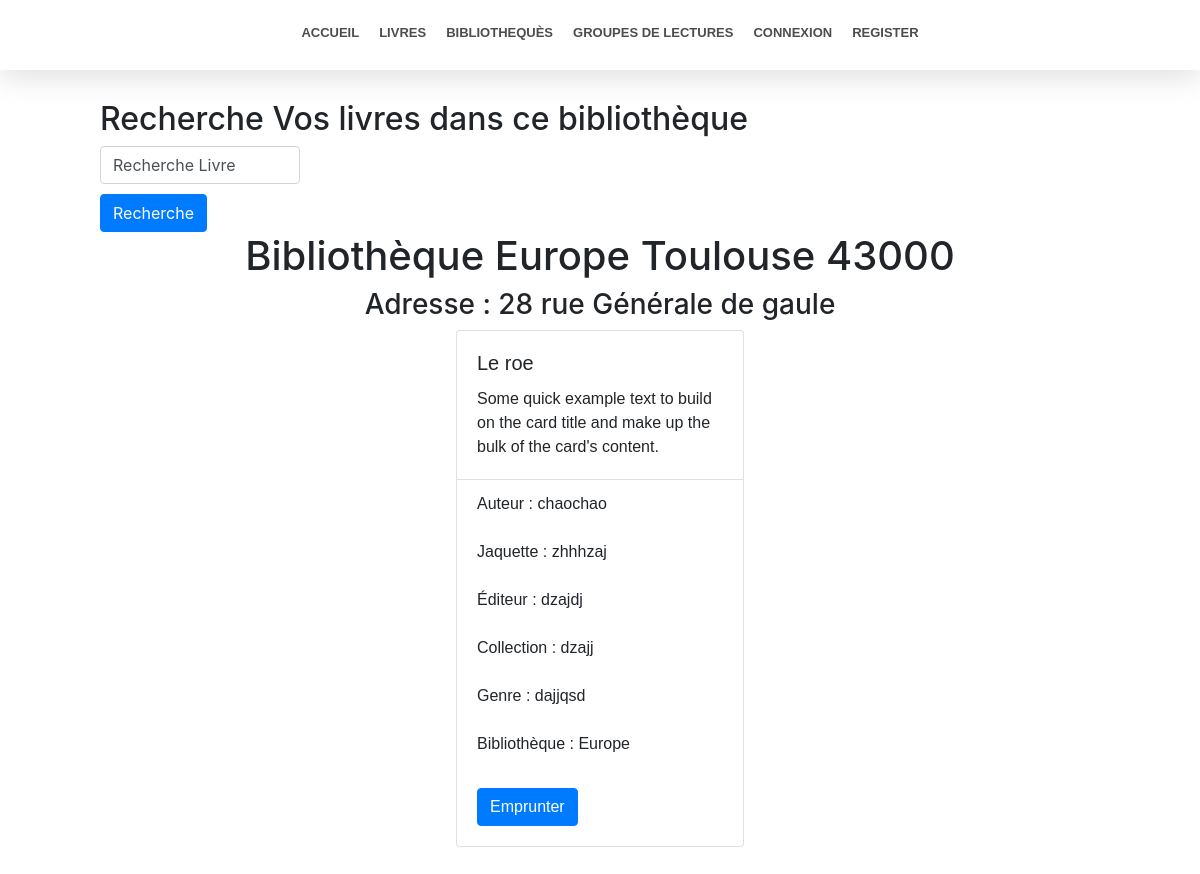
The app's page /bibliotheque/livres?id=9, older data.
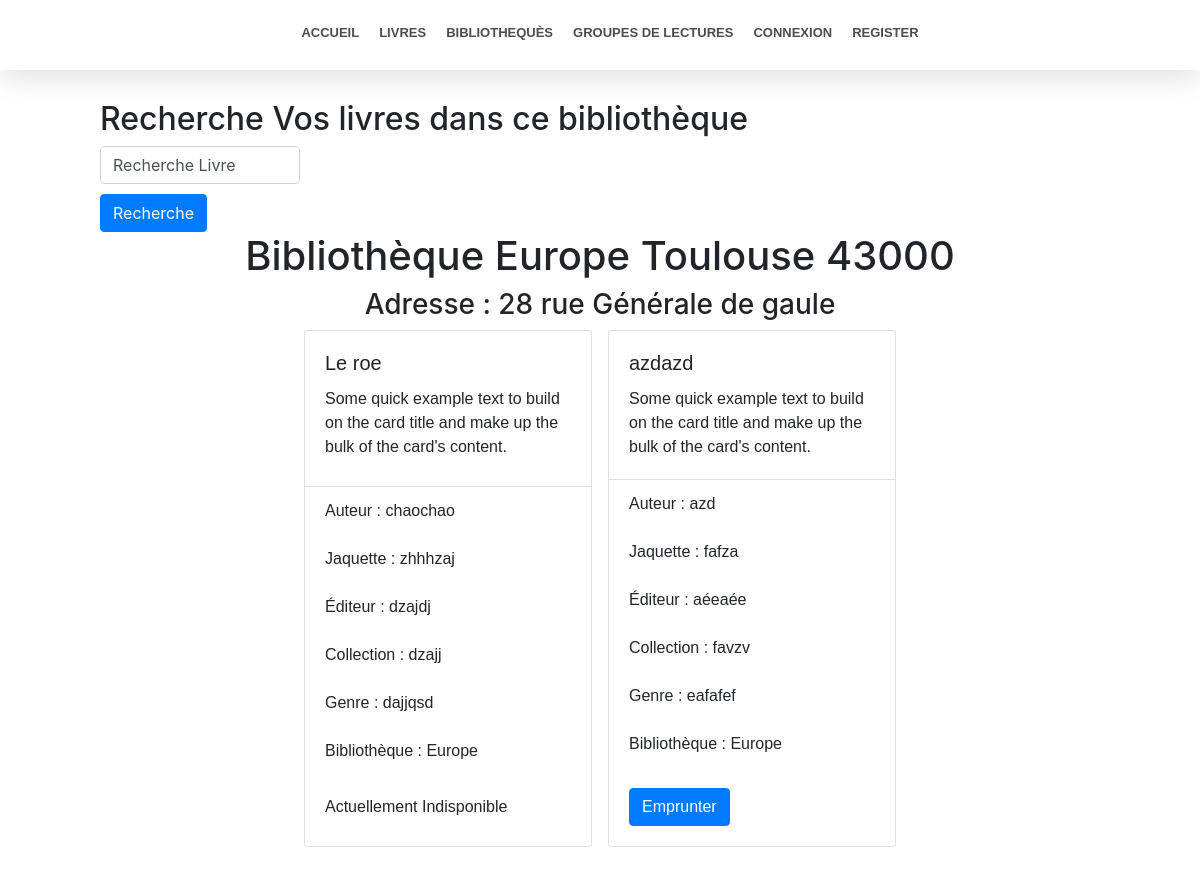
The same page, newer data.
### accounts/models.py (models this page shows, shortened)
class Livre(models.Model):
    titre = models.CharField(max_length=60)
    auteur = models.CharField(max_length=60)
    jaquette = models.CharField(max_length=60)
    editeur = models.CharField(max_length=60)
    collection = models.CharField(max_length=60)
    genre = models.CharField(max_length=60)
    dispo = models.BooleanField(default=True)
    biblio = models.ForeignKey(Biliotheque, on_delete=models.CASCADE)

class Biliotheque(models.Model):
    name = models.CharField(max_length=60)
    adresse = models.CharField(max_length=60)
    ville = models.CharField(max_length=50)
    cp = models.CharField(max_length=60)

### livre/views.py (the view)
# urls.py: path('bibliotheque/livres', livre_views.bibliothequeLivre, name="bibliotheque_livres"),
def bibliothequeLivre(request):
    livres =""
    bibliotheque =""
    if request.GET:
        if request.GET['id']:
            if Livre.objects.filter(biblio_id=request.GET['id']).exists():
                livres = Livre.objects.filter(biblio_id=request.GET['id'])
            if Biliotheque.objects.filter(id=request.GET['id']).exists():
                bibliotheque = Biliotheque.objects.get(id=request.GET['id'])
    context = {}
    context["bibliotheque"] = bibliotheque
    context["livres"] = livres
    return render(request, 'bibliotheque/livres.html', context=context)

### templates/bibliotheque/livres.html (shortened to what this page needs)
{% extends 'index.html' %}
{% block content %}
    <div style="height: 100px"></div>
    <form method="GET" action="{% url 'search_livre' %}" style="margin-left: 100px">
        <h2>Recherche Vos livres dans ce bibliothèque</h2>
        <div style="max-width: 200px;">
            <select class="form-control selectpicker" name="livre" data-live-search="true">
                <option value="">Recherche Livre</option>
            </select>
        </div>
        <div style="height: 10px"></div>
        <button class="btn btn-primary" type="submit">Recherche</button>
    </form>
    {% if bibliotheque %}
        <h1 class="text-center">Bibliothèque {{ bibliotheque.name }} {{ bibliotheque.ville }} {{ bibliotheque.cp }}</h1>
        <h3 class="text-center">Adresse : {{ bibliotheque.adresse }}</h3>
        {% if livres %}
            <section style="max-width: 1400px;margin: auto;">
                <div class="d-flex flex-wrap justify-content-center gap-3">
                    {% for livre in livres %}
                        <div class="card" style="width: 18rem;min-width: 286px;">
                            <div class="card-body">
                                <h5 class="card-title">{{ livre.titre }}</h5>
                                <p class="card-text">Some quick example text to build on the card title and make up the
                                    bulk
                                    of the card's content.</p>
                            </div>
                            <ul class="list-group list-group-flush">
                                <li class="list-group-item">Auteur : {{ livre.auteur }}</li>
                                <li class="list-group-item">Jaquette : {{ livre.jaquette }}</li>
                                <li class="list-group-item">Éditeur : {{ livre.editeur }}</li>
                                <li class="list-group-item">Collection : {{ livre.collection }}</li>
                                <li class="list-group-item">Genre : {{ livre.genre }}</li>
                                <li class="list-group-item">Bibliothèque : {{ livre.biblio.name }}</li>
                            </ul>
                            <div class="card-body">
                                {% if livre.dispo %}
                                    <form method="POST" action="{% url 'livre_emprunter' livre.pk %}">
                                        <button class="btn btn-primary">
                                            Emprunter
                                        </button>
                                    </form>
                                {% else %}
                                    Actuellement Indisponible
                                {% endif %}
                            </div>
                        </div>
                    {% endfor %}
                </div>
            </section>
        {% else %}
            <h4 class="text-center">Aucune livre dans ce bibliothèques</h4>
        {% endif %}
    {% else %}
        <h1>Bibliothèque non trouvé</h1>
    {% endif %}
{% endblock %}

Row changes from the older to the newer data that the page shows:
changed Livre "Le roe": dispo "Emprunter" → "Actuellement Indisponible"
added Livre: titre "azdazd", auteur "azd", jaquette "fafza", editeur "aéeaée", collection "favzv", genre "eafafef", biblio.name "Europe", dispo "Emprunter"
